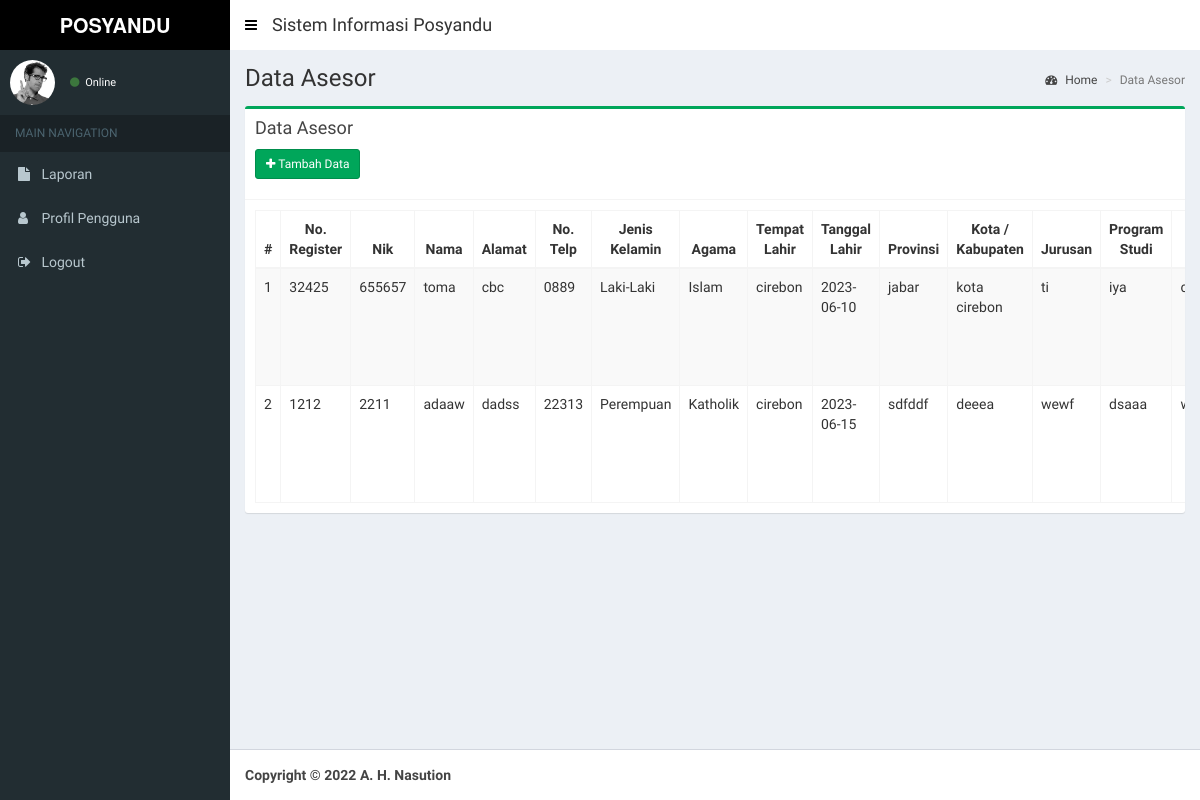
The app's page /index.php/asesor with its own data.
### tables this page shows
CREATE TABLE `tbl_asesor` (
  `id_asesor` int NOT NULL,
  `noregister_asesor` varchar(50) NOT NULL,
  `nik_asesor` varchar(50) NOT NULL,
  `nama_asesor` varchar(50) NOT NULL,
  `alamat_asesor` varchar(50) NOT NULL,
  `notlp_asesor` varchar(50) NOT NULL,
  `jeniskelamin_asesor` varchar(50) NOT NULL,
  `agama_asesor` varchar(50) NOT NULL,
  `tempatlahir_asesor` varchar(50) NOT NULL,
  `tanggallahir_asesor` date NOT NULL,
  `provinsi_asesor` varchar(50) NOT NULL,
  `kotakab_asesor` varchar(50) NOT NULL,
  `jurusan_asesor` varchar(50) NOT NULL,
  `programstudi_asesor` varchar(50) NOT NULL,
  `email_asesor` varchar(50) NOT NULL,
  `password_asesor` varchar(50) NOT NULL,
  `foto_asesor` text NOT NULL,
  `sertifikat_asesor` varchar(50) NOT NULL
);

### application/views/layout/v_content.php (called while the page is built, shortened)
 	<?php
	if ($content)
	{
		$this->load->view($content);
	}
?>

### application/controllers/Asesor.php (called while the page is built, shortened)
<?php
class Asesor extends CI_Controller {
	public function __construct()
	{
		$this->load->model('Asesor_model', 'asesor');
		$this->load->helper('tgl_indo');
		$this->load->helper('security');
	}
	public function index()
	{
		$data = array(
			'title'			=> 'LSP',
			'judul'			=> 'Data Asesor',
			'data' 			=> $this->asesor->tabel()->result(),
			'content'		=> 'asesor/v_content',
			'ajax'	 		=> 'asesor/v_ajax'
		);
		$this->load->view('layout/v_wrapper', $data, FALSE);
	}
}

### index.php (called while the page is built, shortened)
<?php
require_once BASEPATH.'core/CodeIgniter.php';

### application/models/Asesor_model.php (called while the page is built, shortened)
<?php
class Asesor_model extends CI_Model {
	public function tabel($where = null)
	{
		if($where == null){
			$this->db->select('*');
			$this->db->from('tbl_asesor');
			$this->db->order_by('tbl_asesor.id_asesor', 'Asc');
			$query = $this->db->get();
		}else{
			$this->db->select('*');
			$this->db->from('tbl_asesor');
			$this->db->order_by('tbl_asesor.id_asesor', 'Asc');
			$this->db->where($where);
			$query = $this->db->get();
		}
		return $query;
	}
}

### application/views/asesor/v_content.php (the view, shortened to what this page needs)
<section class="content-header">
  <h1>
    <?= $judul ?>
  </h1>
  <ol class="breadcrumb">
    <li><a href="<?= base_url() ?>dashboard"><i class="fa fa-dashboard"></i> Home</a></li>
    <li class="active"><?= $judul ?></li>
  </ol>
</section>
<section class="content">
  <div class="row">
    <div class="col-xs-12">
      <div class="box box-success">
        <div class="box-header with-border">
          <h3 class="box-title">Data Asesor</h3>
          <div style="padding-top: 10px;">
          <p><a href="<?= base_url(); ?>asesor/add" class="btn btn-sm btn-success icon-btn"><i class="fa fa-plus"></i> Tambah Data</a></p>
          </div>
        </div>
        <div class="box-body table-responsive">
          <table id="example1" class="table table-bordered table-striped" style="width: 100%;">
              <thead>
                  <tr>
                      <th style="width: 5%;text-align: center;">#</th>
                      <th style="width: 13%;text-align: center;">No. Register</th>
                      <th style="width: 13%;text-align: center;">Nik</th>
                      <th style="width: 13%;text-align: center;">Nama</th>
                      <th style="width: 13%;text-align: center;">Alamat</th>
                      <th style="width: 13%;text-align: center;">No. Telp</th>
                      <th style="width: 13%;text-align: center;">Jenis Kelamin</th>
                      <th style="width: 13%;text-align: center;">Agama</th>
                      <th style="width: 13%;text-align: center;">Tempat Lahir</th>
                      <th style="width: 13%;text-align: center;">Tanggal Lahir</th>
                      <th style="width: 13%;text-align: center;">Provinsi</th>
                      <th style="width: 13%;text-align: center;">Kota / Kabupaten</th>
                      <th style="width: 13%;text-align: center;">Jurusan</th>
                      <th style="width: 13%;text-align: center;">Program Studi</th>
                      <th style="width: 13%;text-align: center;">Email</th>
                  </tr>
              </thead>
              <tbody>
                  <?php $total= 0; $no=1; foreach($data as $row){  ?>
                  <tr>
                      <td><?= $no++ ?></td>
                      <td><?= $row->noregister_asesor ?></td>
                      <td><?= $row->nik_asesor ?></td>
                      <td><?= $row->nama_asesor ?></td>
                      <td><?= $row->alamat_asesor ?></td>
                      <td><?= $row->notlp_asesor ?></td>
                      <td><?= $row->jeniskelamin_asesor ?></td>
                      <td><?= $row->agama_asesor ?></td>
                      <td><?= $row->tempatlahir_asesor ?></td>
                      <td><?= $row->tanggallahir_asesor ?></td>
                      <td><?= $row->provinsi_asesor ?></td>
                      <td><?= $row->kotakab_asesor ?></td>
                      <td><?= $row->jurusan_asesor ?></td>
                      <td><?= $row->programstudi_asesor ?></td>
                      <td><?= $row->email_asesor ?></td>
                  </tr>
                <?php } ?>
              </tbody>
          </table>
        </div>
      </div>
    </div>
  </div>
</section>

### records on screen
tbl_asesor: noregister_asesor "32425", nik_asesor "655657", nama_asesor "toma", alamat_asesor "cbc", notlp_asesor "0889", jeniskelamin_asesor "Laki-Laki", agama_asesor "Islam", tempatlahir_asesor "cirebon", tanggallahir_asesor "2023-06-10", provinsi_asesor "jabar", kotakab_asesor "kota cirebon", jurusan_asesor "ti", programstudi_asesor "iya"
tbl_asesor: noregister_asesor "1212", nik_asesor "2211", nama_asesor "adaaw", alamat_asesor "dadss", notlp_asesor "22313", jeniskelamin_asesor "Perempuan", agama_asesor "Katholik", tempatlahir_asesor "cirebon", tanggallahir_asesor "2023-06-15", provinsi_asesor "sdfddf", kotakab_asesor "deeea", jurusan_asesor "wewf", programstudi_asesor "dsaaa"

### other values on screen
$judul "Data Asesor"
